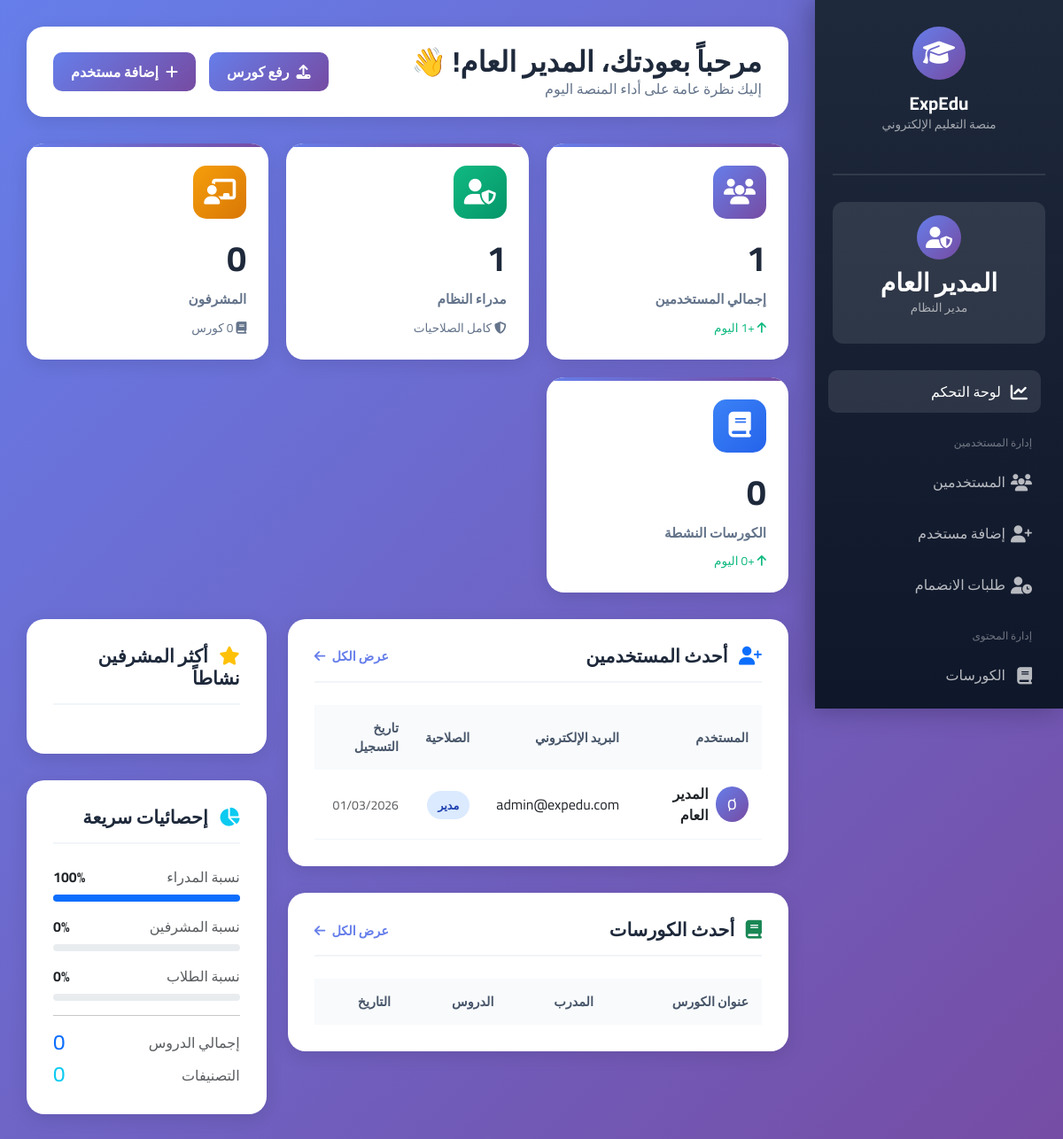
Page /admin/dashboard.php (signed in) on the committed database.
### tables this page shows
CREATE TABLE users (
  id INT AUTO_INCREMENT PRIMARY KEY,
  name VARCHAR(120) NOT NULL,
  email VARCHAR(150) NOT NULL UNIQUE,
  password_hash VARCHAR(255) NOT NULL,
  phone VARCHAR(20) NULL,
  role ENUM('admin','instructor','student') DEFAULT 'instructor',
  created_at TIMESTAMP DEFAULT CURRENT_TIMESTAMP
);

### public/includes/auth.php (called while the page is built, shortened)
<?php
function current_user() {
    return [
        'id' => $_SESSION['user_id'],
        'name' => $_SESSION['user_name'] ?? '',
        'email' => $_SESSION['user_email'] ?? '',
        'role' => $_SESSION['user_role'] ?? 'student',
    ];
}

### admin/dashboard.php (the view, shortened to what this page needs)
<?php
require __DIR__ . '/../public/includes/auth.php';
$me = current_user();
$pdo = getPDO();
$stats = $pdo->query("
    SELECT
        (SELECT COUNT(*) FROM users) as total_users,
        (SELECT COUNT(*) FROM users WHERE role = 'admin') as admin_count,
        (SELECT COUNT(*) FROM users WHERE role = 'instructor') as instructor_count,
        (SELECT COUNT(*) FROM users WHERE role = 'student') as student_count,
        (SELECT COUNT(*) FROM courses) as total_courses,
        (SELECT COUNT(*) FROM lessons) as total_lessons,
        (SELECT COUNT(*) FROM categories) as total_categories
")->fetch();
$recentUsers = $pdo->query("
    SELECT id, name, email, role, created_at
    FROM users
    ORDER BY created_at DESC
    LIMIT 5
")->fetchAll();
$todayUsers = $pdo->query("SELECT COUNT(*) as count FROM users WHERE DATE(created_at) = CURDATE()")->fetch()['count'];
$todayCourses = $pdo->query("SELECT COUNT(*) as count FROM courses WHERE DATE(created_at) = CURDATE()")->fetch()['count'];
?>
<!DOCTYPE html>
<html lang="ar" dir="rtl">
<head>
    <link href="https://cdn.jsdelivr.net/npm/bootstrap@5.3.2/dist/css/bootstrap.rtl.min.css" rel="stylesheet">
    <link href="https://cdnjs.cloudflare.com/ajax/libs/font-awesome/6.4.0/css/all.min.css" rel="stylesheet">
</head>
<body>
    <div class="sidebar">
        <div class="sidebar-header">
            <div class="sidebar-logo">
                <i class="fas fa-graduation-cap"></i>
            </div>
            <h1 class="sidebar-title">ExpEdu</h1>
            <p class="sidebar-subtitle">منصة التعليم الإلكتروني</p>
        </div>
        <div class="sidebar-user">
            <div class="sidebar-user-avatar">
                <i class="fas fa-user-shield"></i>
            </div>
            <h3 class="sidebar-user-name"><?= htmlspecialchars($me['name']) ?></h3>
            <p class="sidebar-user-role">مدير النظام</p>
        </div>
        <ul class="sidebar-menu">
            <li class="sidebar-menu-item">
                <a href="dashboard.php" class="sidebar-menu-link active">
                    <i class="fas fa-chart-line"></i>
                    <span>لوحة التحكم</span>
                </a>
            </li>
            <li class="sidebar-menu-item" style="margin-top: 20px;">
                <small style="color: rgba(255,255,255,0.4); padding: 0 15px; font-size: 0.75rem;">إدارة المستخدمين</small>
            </li>
            <li class="sidebar-menu-item">
                <a href="users.php" class="sidebar-menu-link">
                    <i class="fas fa-users"></i>
                    <span>المستخدمين</span>
                </a>
            </li>
            <li class="sidebar-menu-item">
                <a href="register.php" class="sidebar-menu-link">
                    <i class="fas fa-user-plus"></i>
                    <span>إضافة مستخدم</span>
                </a>
            </li>
            <li class="sidebar-menu-item">
                <a href="join_requests.php" class="sidebar-menu-link">
                    <i class="fas fa-user-clock"></i>
                    <span>طلبات الانضمام</span>
                </a>
            </li>
            <li class="sidebar-menu-item" style="margin-top: 20px;">
                <small style="color: rgba(255,255,255,0.4); padding: 0 15px; font-size: 0.75rem;">إدارة المحتوى</small>
            </li>
            <li class="sidebar-menu-item">
                <a href="courses.php" class="sidebar-menu-link">
                    <i class="fas fa-book"></i>
                    <span>الكورسات</span>
                </a>
            </li>
            <li class="sidebar-menu-item">
                <a href="upload.php" class="sidebar-menu-link">
                </a>
            </li>
        </ul>
    </div>
    <div class="main-content">
        <div class="top-bar">
            <div class="welcome-text">
                <h2>مرحباً بعودتك، <?= htmlspecialchars($me['name']) ?>! 👋</h2>
                <p>إليك نظرة عامة على أداء المنصة اليوم</p>
            </div>
            <div class="top-actions">
                <a href="upload.php" class="action-btn action-btn-primary">
                    <i class="fas fa-upload"></i>
                    <span>رفع كورس</span>
                </a>
                <a href="register.php" class="action-btn action-btn-primary">
                    <i class="fas fa-plus"></i>
                    <span>إضافة مستخدم</span>
                </a>
            </div>
        </div>
        <div class="stats-grid">
            <div class="stat-card">
                <div class="stat-card-icon stat-card-primary">
                    <i class="fas fa-users"></i>
                </div>
                <div class="stat-card-value"><?= $stats['total_users'] ?></div>
                <div class="stat-card-label">إجمالي المستخدمين</div>
                <div class="stat-card-change change-positive">
                    <i class="fas fa-arrow-up"></i>
                    +<?= $todayUsers ?> اليوم
                </div>
            </div>
            <div class="stat-card">
                <div class="stat-card-icon stat-card-success">
                    <i class="fas fa-user-shield"></i>
                </div>
                <div class="stat-card-value"><?= $stats['admin_count'] ?></div>
                <div class="stat-card-label">مدراء النظام</div>
                <div class="stat-card-change" style="color: #64748b;">
                    <i class="fas fa-shield-alt"></i>
                    كامل الصلاحيات
                </div>
            </div>
            <div class="stat-card">
                <div class="stat-card-icon stat-card-warning">
                    <i class="fas fa-chalkboard-teacher"></i>
                </div>
                <div class="stat-card-value"><?= $stats['instructor_count'] ?></div>
                <div class="stat-card-label">المشرفون</div>
                <div class="stat-card-change" style="color: #64748b;">
                    <i class="fas fa-book"></i>
                    <?= $stats['total_courses'] ?> كورس
                </div>
            </div>
            <div class="stat-card">
                <div class="stat-card-icon stat-card-info">
                    <i class="fas fa-book"></i>
                </div>
                <div class="stat-card-value"><?= $stats['total_courses'] ?></div>
                <div class="stat-card-label">الكورسات النشطة</div>
                <div class="stat-card-change change-positive">
                    <i class="fas fa-arrow-up"></i>
                    +<?= $todayCourses ?> اليوم
                </div>
            </div>
        </div>
        <div class="row">
            <div class="col-lg-8">
                <div class="content-card">
                    <div class="content-card-header">
                        <h3 class="content-card-title">
                            <i class="fas fa-user-plus text-primary me-2"></i>
                            أحدث المستخدمين
                        </h3>
                        <a href="users.php" class="content-card-action">
                            عرض الكل <i class="fas fa-arrow-left ms-1"></i>
                        </a>
                    </div>
                    <table class="custom-table">
                        <thead>
                            <tr>
                                <th>المستخدم</th>
                                <th>البريد الإلكتروني</th>
                                <th>الصلاحية</th>
                                <th>تاريخ التسجيل</th>
                            </tr>
                        </thead>
                        <tbody>
                            <?php foreach($recentUsers as $user): ?>
                            <tr>
                                <td>
                                    <div class="user-badge">
                                        <div class="user-avatar">
                                            <?= strtoupper(substr($user['name'], 0, 1)) ?>
                                        </div>
                                        <strong><?= htmlspecialchars($user['name']) ?></strong>
                                    </div>
                                </td>
                                <td><?= htmlspecialchars($user['email']) ?></td>
                                <td>
                                    <?php
                                    $roleClass = 'role-' . $user['role'];
                                    $roleText = [
                                        'admin' => 'مدير',
                                        'instructor' => 'مشرف',
                                        'student' => 'طالب'
                                    ][$user['role']];
                                    ?>
                                    <span class="role-badge <?= $roleClass ?>">
                                        <?= $roleText ?>
                                    </span>
                                </td>
                                <td>
                                    <small class="text-muted">
                                        <?= date('d/m/Y', strtotime($user['created_at'])) ?>
                                    </small>
                                </td>
                            </tr>
                            <?php endforeach; ?>
                        </tbody>
                    </table>
                </div>
                <div class="content-card">
                    <div class="content-card-header">
                        <h3 class="content-card-title">
                            <i class="fas fa-book text-success me-2"></i>
                            أحدث الكورسات
                        </h3>
                        <a href="courses.php" class="content-card-action">
                            عرض الكل <i class="fas fa-arrow-left ms-1"></i>
                        </a>
                    </div>
                    <table class="custom-table">
                        <thead>
                            <tr>
                                <th>عنوان الكورس</th>
                                <th>المدرب</th>
                                <th>الدروس</th>
                                <th>التاريخ</th>
                            </tr>
                        </thead>
                    </table>
                </div>
            </div>
            <div class="col-lg-4">
                <div class="content-card">
                    <div class="content-card-header">
                        <h3 class="content-card-title">
                            <i class="fas fa-star text-warning me-2"></i>
                            أكثر المشرفين نشاطاً
                        </h3>
                    </div>
                </div>
                <div class="content-card">
                    <div class="content-card-header">
                        <h3 class="content-card-title">
                            <i class="fas fa-chart-pie text-info me-2"></i>
                            إحصائيات سريعة
                        </h3>
                    </div>
                    <div class="mb-3">
                        <div class="d-flex justify-content-between mb-2">
                            <span class="text-muted">نسبة المدراء</span>
                            <strong><?= $stats['total_users'] > 0 ? round(($stats['admin_count'] / $stats['total_users']) * 100, 1) : 0 ?>%</strong>
                        </div>
                        <div class="progress" style="height: 8px;">
                            <div class="progress-bar bg-primary" style="width: <?= $stats['total_users'] > 0 ? ($stats['admin_count'] / $stats['total_users']) * 100 : 0 ?>%;"></div>
                        </div>
                    </div>
                    <div class="mb-3">
                        <div class="d-flex justify-content-between mb-2">
                            <span class="text-muted">نسبة المشرفين</span>
                            <strong><?= $stats['total_users'] > 0 ? round(($stats['instructor_count'] / $stats['total_users']) * 100, 1) : 0 ?>%</strong>
                        </div>
                        <div class="progress" style="height: 8px;">
                        </div>
                    </div>
                    <div class="mb-3">
                        <div class="d-flex justify-content-between mb-2">
                            <span class="text-muted">نسبة الطلاب</span>
                            <strong><?= $stats['total_users'] > 0 ? round(($stats['student_count'] / $stats['total_users']) * 100, 1) : 0 ?>%</strong>
                        </div>
                        <div class="progress" style="height: 8px;">
                        </div>
                    </div>
                    <hr>
                    <div class="d-flex justify-content-between align-items-center mb-2">
                        <span class="text-muted">إجمالي الدروس</span>
                        <h4 class="mb-0 text-primary"><?= $stats['total_lessons'] ?></h4>
                    </div>
                    <div class="d-flex justify-content-between align-items-center">
                        <span class="text-muted">التصنيفات</span>
                        <h4 class="mb-0 text-info"><?= $stats['total_categories'] ?></h4>
                    </div>
                </div>
            </div>
        </div>
    </div>
</body>
</html>

### rows in the picture
users: name "المدير العام", name "Ø", email "admin@expedu.com", role "مدير", created_at "01/03/2026"

### other values in the picture
$stats['total_users'] "1"
$stats['admin_count'] "1"
$stats['instructor_count'] "0"
$stats['total_courses'] "0"
$stats['total_lessons'] "0"
$stats['total_categories'] "0"
